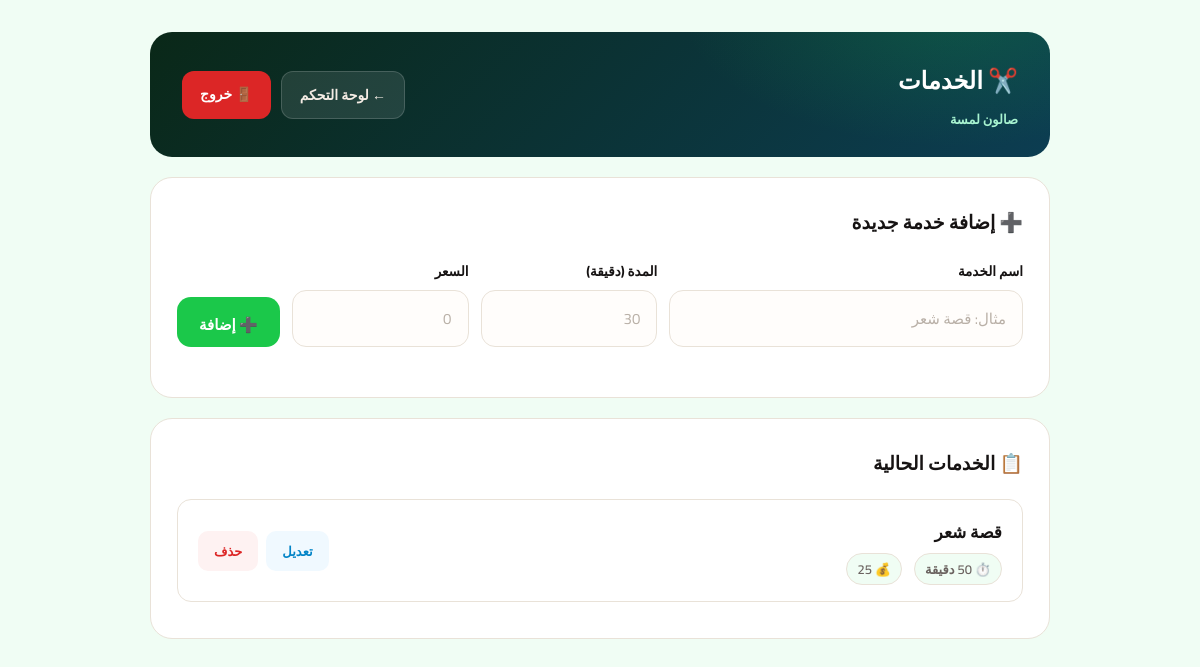
The app's page /services (signed in) with its own data.
### models.py (models this page shows)
class Business(Base):
    __tablename__ = "businesses"
    id          = Column(Integer, primary_key=True, index=True)
    user_id     = Column(Integer, ForeignKey("users.id"))
    name        = Column(String)
    slug        = Column(String, unique=True)
    whatsapp    = Column(String)
    logo_url    = Column(String, default="")
    category    = Column(String, default="")   # صالون / عيادة / مطعم ...
    plan        = Column(String, default="free")
    is_active   = Column(Integer, default=1)
    visits      = Column(Integer, default=0)
    currency    = Column(String, default="")

class Service(Base):
    __tablename__ = "services"
    id          = Column(Integer, primary_key=True, index=True)
    business_id = Column(Integer, ForeignKey("businesses.id"))
    name        = Column(String)
    duration    = Column(Integer)   # بالدقائق
    price       = Column(Float, default=0)

### main.py (the view)
@app.get("/services", response_class=HTMLResponse)
def services_page(request: Request, db: Session = Depends(get_db)):
    user = get_current_user(request, db)
    if not user:
        return RedirectResponse(url="/login", status_code=303)
    business = db.query(Business).filter(Business.user_id == user.id).first()
    if not business:
        return RedirectResponse(url="/create-business", status_code=303)
    services = db.query(Service).filter(Service.business_id == business.id).all()
    plan         = business.plan or "free"
    max_services = PLAN_LIMITS.get(plan, PLAN_LIMITS["free"])["services"]
    return templates.TemplateResponse(
        request=request,
        name="services.html",
        context={"business": business, "services": services, "max_services": max_services}
    )

### templates/services.html (shortened to what this page needs)
<!DOCTYPE html>
<html lang="ar" dir="rtl">
<head>
</head>
<body>
<div class="container">
  <div class="header">
    <div>
      <div class="header-title">✂️ الخدمات</div>
      <div class="header-sub">{{ business.name }}</div>
    </div>
    <div class="header-actions">
      <a href="/admin" class="btn-pill btn-ghost">← لوحة التحكم</a>
      <a href="/logout" class="btn-pill btn-danger">🚪 خروج</a>
    </div>
  </div>
  <div class="card">
    <div class="card-title">➕ إضافة خدمة جديدة</div>
    <div class="form-row">
      <div>
        <label class="field-label" for="svc-name">اسم الخدمة</label>
        <input id="svc-name" placeholder="مثال: قصة شعر">
      </div>
      <div>
        <label class="field-label" for="svc-duration">المدة (دقيقة)</label>
        <input id="svc-duration" type="number" min="5" placeholder="30">
      </div>
      <div>
        <label class="field-label" for="svc-price">السعر</label>
        <input id="svc-price" type="number" min="0" placeholder="0">
      </div>
      <button class="add-btn" onclick="addService()">➕ إضافة</button>
    </div>
    <div id="form-msg"></div>
  </div>
  <div class="card">
    <div class="card-title">📋 الخدمات الحالية</div>
    <div id="services-list">
      {% for s in services %}
      <div class="service-card" id="svc-{{ s.id }}">
        <div class="service-info">
          <div class="name">{{ s.name }}</div>
          <div class="meta">
            <span class="meta-badge">⏱️ {{ s.duration }} دقيقة</span>
            {% if s.price > 0 %}
            <span class="meta-badge">💰 {{ s.price|int }}</span>
            {% endif %}
          </div>
        </div>
        <div class="service-actions">
          <button class="sbtn sbtn-edit" onclick="openEdit({{ s.id }}, '{{ s.name }}', {{ s.duration }}, {{ s.price }})">تعديل</button>
          <button class="sbtn sbtn-delete" onclick="deleteService({{ s.id }})">حذف</button>
        </div>
      </div>
      {% else %}
      <div class="empty-state" id="empty-msg">لا توجد خدمات بعد — أضف خدمتك الأولى من الأعلى</div>
      {% endfor %}
    </div>
  </div>
</div>
</body>
</html>

### templates/services.html (style rules this page uses)
:root { --ink:#161313; --ink-soft:#6b6360; --paper:#f0fdf4; --card:#ffffff; --line:#e9e2d8; --green:#1bc84a; --green-dark:#15a83d; --green-tint:#dcfce7; --accent:#0ea5e9; --accent-dark:#0284c7; --accent-tint:#f0f9ff; --bad:#dc2626; --bad-tint:#fef2f2; --amber:#d97706; --amber-tint:#fffbeb; --radius-lg:22px; --radius-md:14px; }
* { box-sizing:border-box; }
body { margin:0; font-family:'Cairo',sans-serif; background:var(--paper); color:var(--ink); padding:32px 18px 60px; }
.container { max-width:900px;margin:auto; }
.header { background:linear-gradient(135deg,#0a2818,#0c3d52); padding:26px 32px; border-radius:var(--radius-lg); color:white; display:flex; justify-content:space-between; align-items:center; margin-bottom:20px; flex-wrap:wrap; gap:14px; position:relative; overflow:hidden; }
.header::after { content:""; position:absolute;inset:0; background:radial-gradient(400px 200px at 90% -20%, rgba(27,200,74,.2), transparent 70%); pointer-events:none; }
.header-title { font-size:24px;font-weight:900;position:relative;z-index:1; }
.header-sub { color:#a7f3d0;font-size:13px;font-weight:600;margin-top:4px;position:relative;z-index:1; }
.header-actions { display:flex;gap:10px;position:relative;z-index:1; }
.btn-pill { padding:10px 18px;border-radius:12px; text-decoration:none;font-weight:700;font-size:14px; white-space:nowrap;transition:transform .12s;display:inline-block; }
.btn-ghost { background:rgba(255,255,255,.1);border:1px solid rgba(255,255,255,.16);color:#f4ece4; }
.btn-danger { background:var(--bad);color:white; }
.card { background:var(--card); border:1px solid var(--line); padding:26px; border-radius:var(--radius-lg); margin-bottom:20px; }
.card-title { font-size:19px;font-weight:800;margin-bottom:18px; }
.form-row { display:grid; grid-template-columns:2fr 1fr 1fr auto; gap:12px; align-items:end; }
.field-label { display:block;font-weight:700; font-size:13.5px;color:var(--ink); margin-bottom:6px; }
input { width:100%;padding:13px 16px; font-size:15px;border-radius:var(--radius-md); border:1.5px solid var(--line);outline:none; font-family:'Cairo',sans-serif; background:#fffdfb;color:var(--ink); transition:border-color .15s, box-shadow .15s; box-sizing:border-box; }
input::placeholder { color:#b9b0a7; }
.add-btn { padding:13px 22px; border:none;border-radius:var(--radius-md); background:var(--green);color:white; font-weight:800;font-size:15px; cursor:pointer;font-family:'Cairo',sans-serif; white-space:nowrap;transition:background .15s; height:50px; }
#form-msg { font-size:13px;font-weight:700; color:var(--bad);margin-top:8px;min-height:16px; }
.service-card { display:flex;justify-content:space-between;align-items:center; padding:16px 20px; border:1px solid var(--line); border-radius:var(--radius-md); margin-bottom:10px; background:var(--card); transition:box-shadow .15s; flex-wrap:wrap;gap:12px; }
.service-info .name { font-size:17px;font-weight:800; }
.service-info .meta { display:flex;gap:12px; color:var(--ink-soft);font-size:13px;font-weight:600; margin-top:5px; }
.meta-badge { display:inline-flex;align-items:center;gap:4px; background:var(--paper); border:1px solid var(--line); padding:3px 10px;border-radius:999px; }
.service-actions { display:flex;gap:8px; }
.sbtn { padding:8px 16px;border-radius:10px; font-weight:700;font-size:13px; cursor:pointer;border:none; font-family:'Cairo',sans-serif; transition:opacity .15s; }
.sbtn-edit { background:var(--accent-tint);color:var(--accent-dark); }
.sbtn-delete { background:var(--bad-tint);color:var(--bad); }

### records on screen
Business: name "صالون لمسة"
Service: name "قصة شعر", duration "50", price "25"
